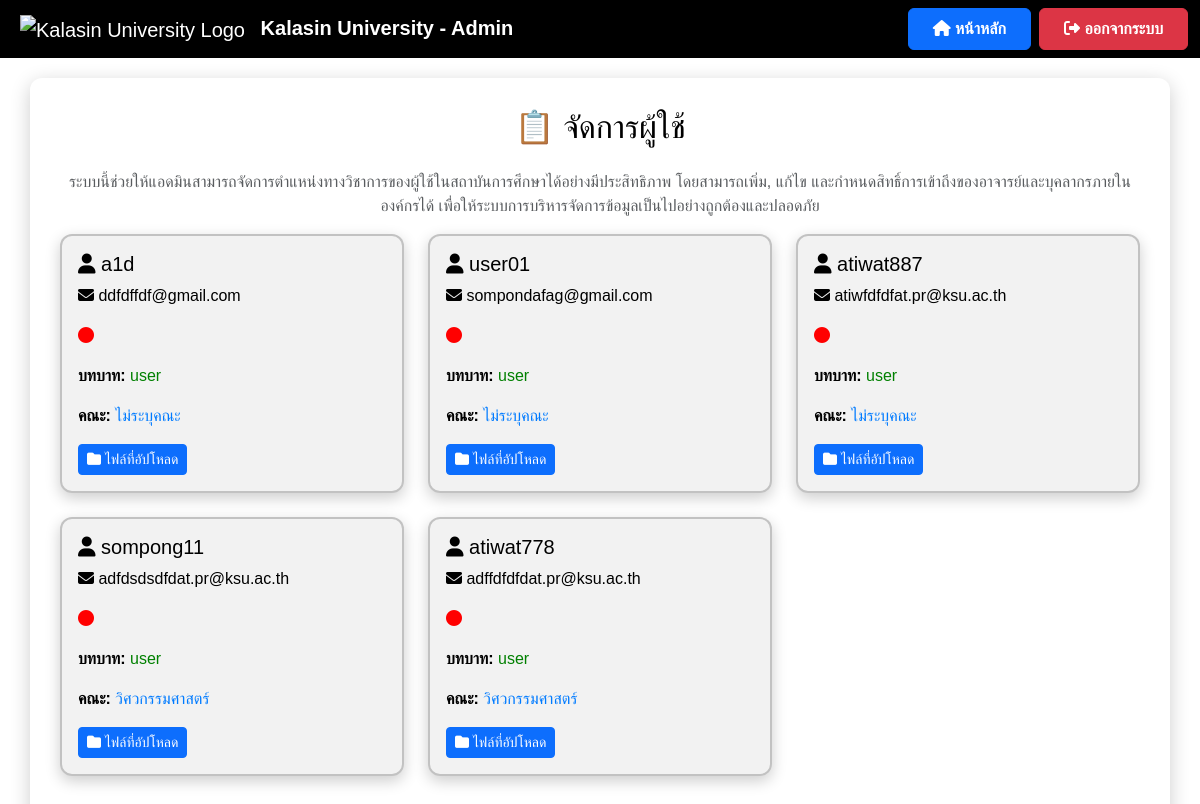
The app's page /manage_users_kana (signed in), older data.
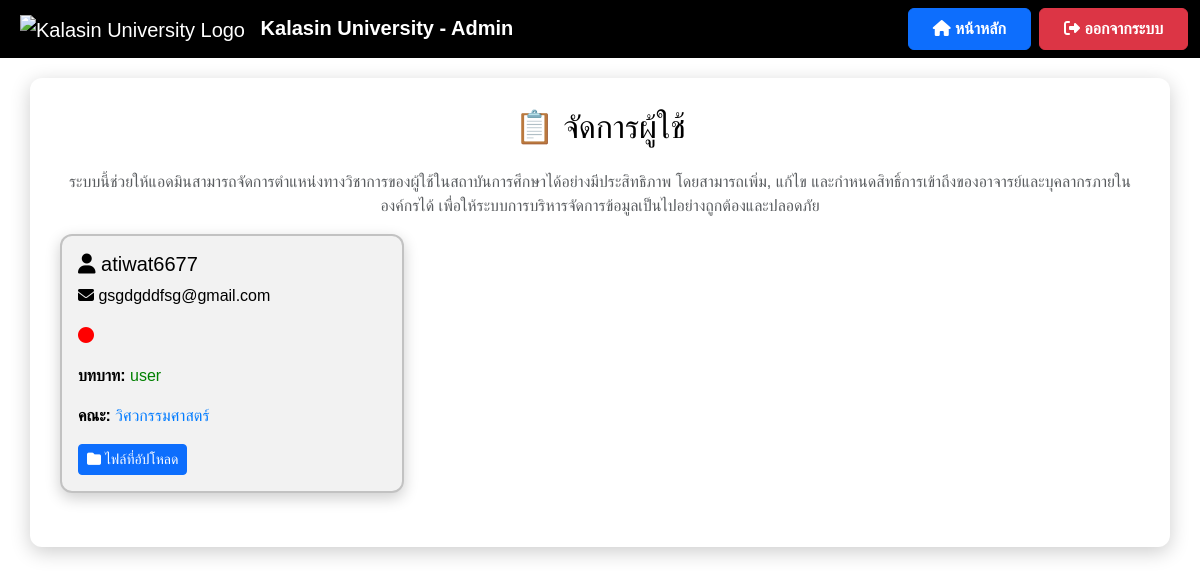
The same page, newer data.
### app.py (models this page shows)
class User(db.Model):
    id = db.Column(db.Integer, primary_key=True)
    username = db.Column(db.String(100), unique=True, nullable=False)
    email = db.Column(db.String(150), unique=True, nullable=False)  # ✅ เพิ่ม email
    password = db.Column(db.String(200), nullable=False)
    role = db.Column(db.String(10), nullable=False, default='user')
    files = db.relationship('File', backref='user', lazy=True)
    faculty = db.Column(db.String(100), nullable=True)

### app.py (the view)
@app.route('/manage_users_kana')
def manage_users_kana():
    if 'role' not in session or session['role'] not in ['admin', 'admin_university']:
        flash("❌ คุณไม่มีสิทธิ์เข้าถึงหน้านี้!", "danger")
        return redirect(url_for('admin_login'))  # Redirect to login page if not admin
    users = User.query.filter(~User.role.in_(['admin', 'admin_university'])).all()
    return render_template('manage_users_kana.html', users=users)

### app.py (called while the page is built)
@app.template_filter('faculty_th')
def faculty_th(code):
    mapping = {
        'engineering': 'วิศวกรรมศาสตร์',
        'science':     'วิทยาศาสตร์',
        'education':   'ครุศาสตร์',
        'nursing':     'พยาบาลศาสตร์',
        'law':         'นิติศาสตร์',
        'arts':        'ศิลปศาสตร์'
    }
    return mapping.get(code, code or "ไม่ระบุคณะ")

### templates/manage_users_kana.html (shortened to what this page needs)
<!DOCTYPE html>
<html lang="th">
<head>
    <link href="https://cdn.jsdelivr.net/npm/bootstrap@5.3.3/dist/css/bootstrap.min.css" rel="stylesheet">
    <link rel="stylesheet" href="https://cdnjs.cloudflare.com/ajax/libs/font-awesome/6.4.2/css/all.min.css">
</head>
<body>
    <nav class="navbar navbar-expand-lg navbar-dark">
        <div class="container-fluid">
            <a class="navbar-brand ms-2" href="{{ url_for('admin_dashboard') }}">
                <img src="https://upload.wikimedia.org/wikipedia/th/4/4e/Kalasin_University_Seal.svg"
                     alt="Kalasin University Logo"
                     style="height: 50px; margin-right: 10px;">
                <strong>Kalasin University - Admin</strong>
            </a>
            <div class="ms-auto d-flex">
                <a href="{{ url_for('admin_dashboard') }}" class="btn btn-primary fw-bold px-4 py-2 me-2">
                    <i class="fas fa-home"></i> หน้าหลัก
                </a>
                <a href="{{ url_for('logout') }}" class="btn btn-danger fw-bold px-4 py-2">
                    <i class="fas fa-sign-out-alt"></i> ออกจากระบบ
                </a>
            </div>
        </div>
    </nav>
    <div class="container container-custom">
        <h2 class="mb-4 text-center">📋 จัดการผู้ใช้</h2>
    <p class="text-center text-muted">
        ระบบนี้ช่วยให้แอดมินสามารถจัดการตำแหน่งทางวิชาการของผู้ใช้ในสถาบันการศึกษาได้อย่างมีประสิทธิภาพ
        โดยสามารถเพิ่ม, แก้ไข และกำหนดสิทธิ์การเข้าถึงของอาจารย์และบุคลากรภายในองค์กรได้
        เพื่อให้ระบบการบริหารจัดการข้อมูลเป็นไปอย่างถูกต้องและปลอดภัย
    </p>
        <div class="row">
            {% for user in users %}
            <div class="col-md-4 mb-4">
                <div class="user-card p-3">
                    <h5><i class="fas fa-user"></i> {{ user.username }}</h5>
                    <p><i class="fas fa-envelope"></i> {{ user.email }}</p>
                    <p><i class="fas fa-circle" style="color: {% if user.status == 'active' %}green{% else %}red{% endif %};"></i> {{ user.status }}</p>
                    <p><strong>บทบาท: </strong><span style="color: green;">{{ user.role }}</span></p>
                    <p>
                        <strong>คณะ: </strong>
                        <span style="color:#007bff;">{{ user.faculty|faculty_th }}</span>
                      </p>
                    <div class="d-flex justify-content-between mt-3">
                        <a href="{{ url_for('view_user', user_id=user.id) }}" class="btn btn-primary btn-sm">
                            <i class="fas fa-folder"></i> ไฟล์ที่อัปโหลด
                        </a>
                    </div>
                </div>
            </div>
            {% endfor %}
        </div>
    </div>
</body>
</html>

Row changes from the older to the newer data that the page shows:
removed User: username "a1d", email "ddfdffdf@gmail.com", role "user", faculty|faculty_th "ไม่ระบุคณะ"
removed User: username "user01", email "sompondafag@gmail.com", role "user", faculty|faculty_th "ไม่ระบุคณะ"
removed User: username "atiwat887", email "atiwfdfdfat.pr@ksu.ac.th", role "user", faculty|faculty_th "ไม่ระบุคณะ"
removed User: username "sompong11", email "adfdsdsdfdat.pr@ksu.ac.th", role "user", faculty|faculty_th "วิศวกรรมศาสตร์"
removed User: username "atiwat778", email "adffdfdfdat.pr@ksu.ac.th", role "user", faculty|faculty_th "วิศวกรรมศาสตร์"
added User: username "atiwat6677", email "gsgdgddfsg@gmail.com", role "user", faculty|faculty_th "วิศวกรรมศาสตร์"
